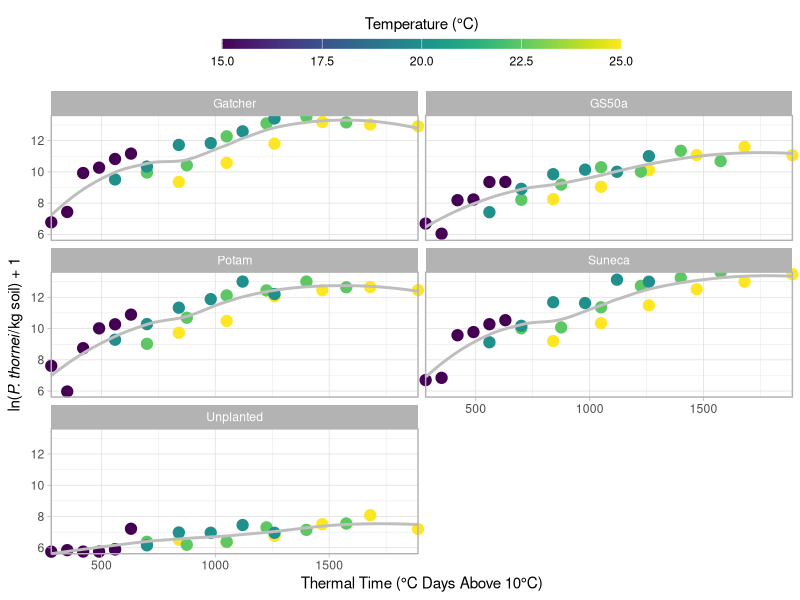
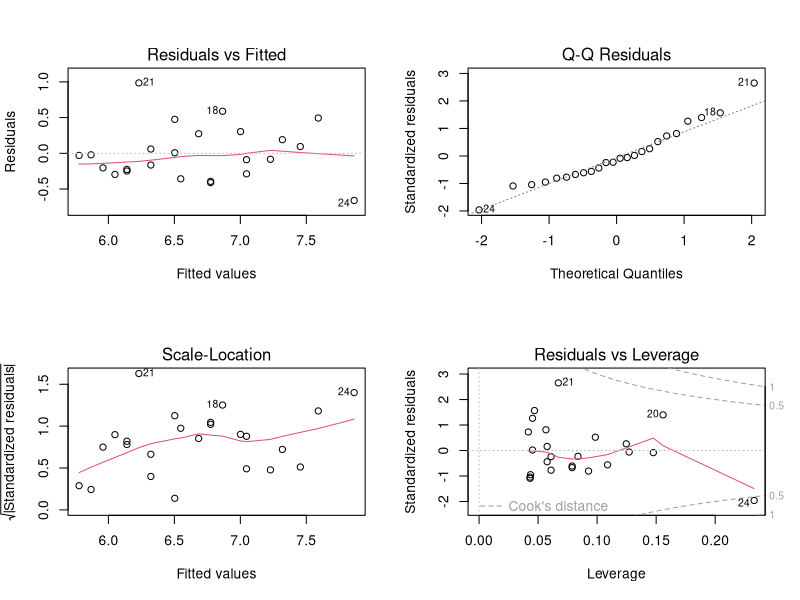
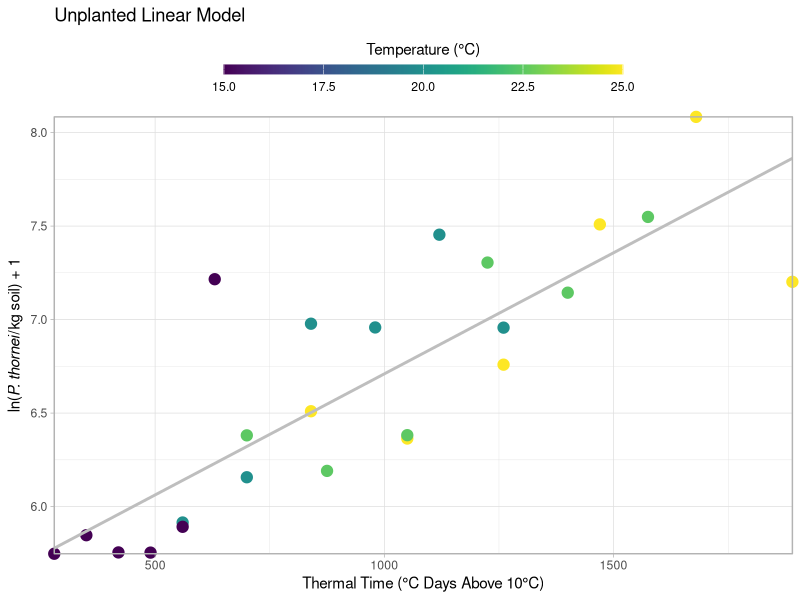
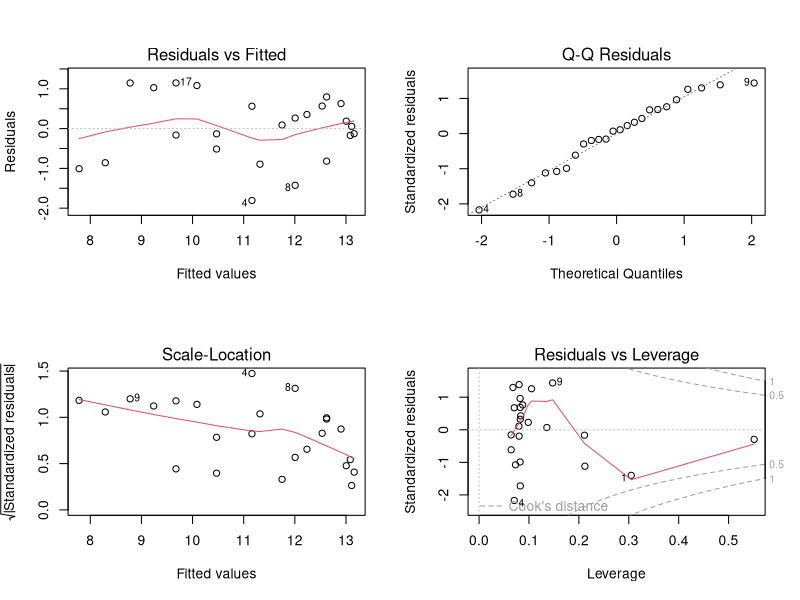
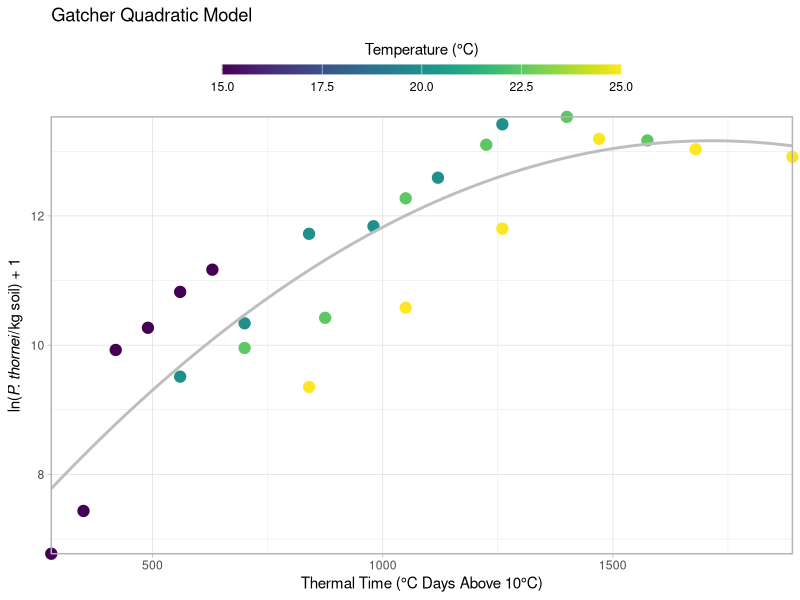
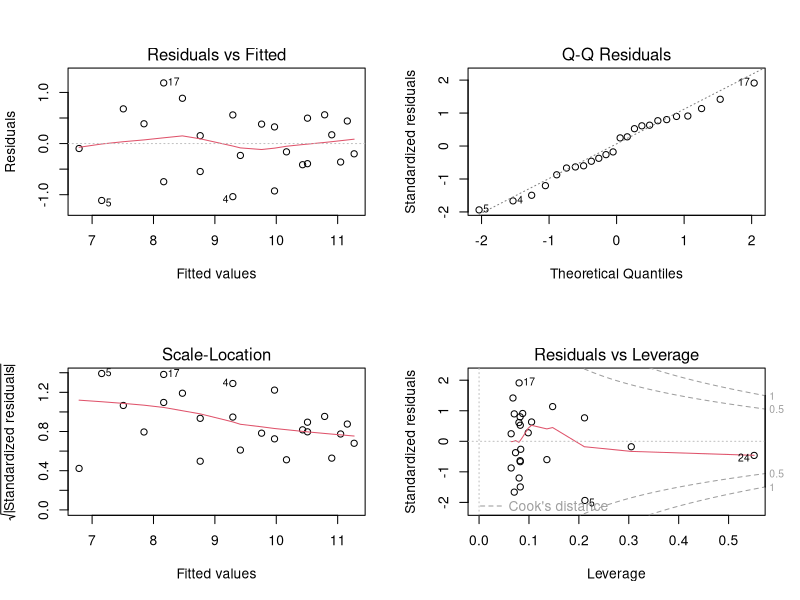
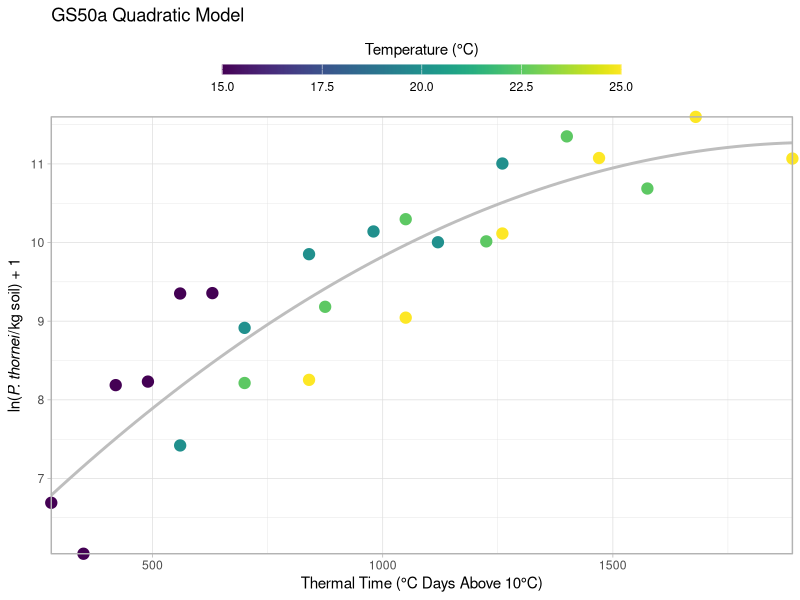
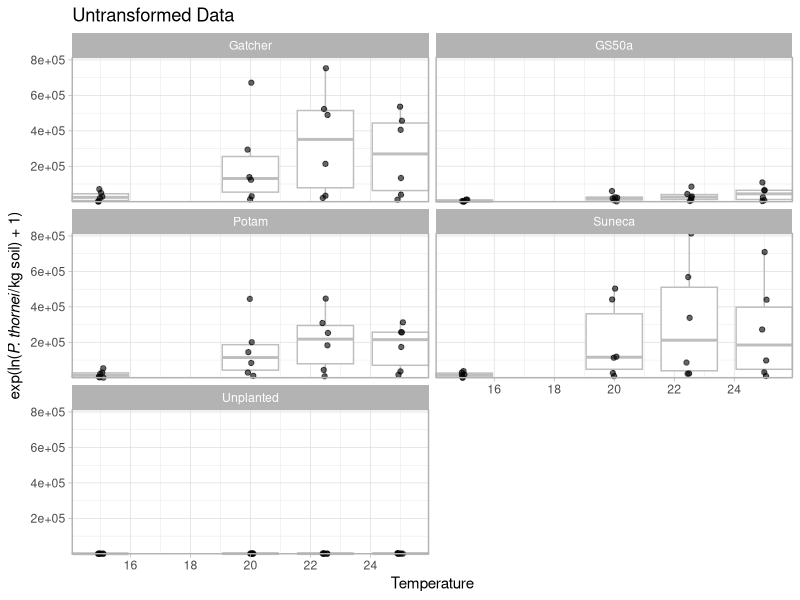

Source code (R) for these figures, in order: (Note: this script raises an error after producing the figures.)
## ---- chunk 1
knitr::opts_chunk$set(
  echo = TRUE,
  warning = FALSE,
  message = FALSE,
  results = "show",
  cache = FALSE,
  autodep = FALSE
)
## ---- chunk 2
if (!require("tidyverse")) {
  install.packages("tidyverse",
                   repos = c(CRAN = "https://cloud.r-project.org/"))
  library("tidyverse")
}

if (!require("viridis")) {
  install.packages("viridis",
                   repos = c(CRAN = "https://cloud.r-project.org/"))
  library("viridis")
}
## ---- chunk 3
nema <- read_csv("data/Nematode_Data.csv")

nema

nrow(nema)
## ---- chunk 4
if (!require("kableExtra")) {
  install.packages("kableExtra",
                   repos = c(CRAN = "https://cloud.r-project.org/"))
  library("kableExtra")
}

fields <- data.frame(
  c(
    "Weeks",
    "Days",
    "Temperature",
    "Degree_Days",
    "Unplanted",
    "Gatcher",
    "GS50a",
    "Potam",
    "Suneca"
  ),
  c(
    "Number of weeks after wheat sowing",
    "Number of days after wheat sowing",
    "Temperature (°C) treatment",
    "Average thermal time degree days above 10 °C for four soil depths
    (8, 15, 30 and 60 cm)",
    paste0(
      "Log",
      footnote_marker_symbol(1),
      ", `log()`, nematode population in
    the control treatment with no wheat planted"
    ),
    paste0(
      "Log",
      footnote_marker_symbol(1),
      ", `log()`, nematode population in a
    susceptible wheat cultivar"
    ),
    paste0(
      "Log",
      footnote_marker_symbol(1),
      ", `log()`, nematode population in a
    moderately resistant wheat cultivar"
    ),
    paste0(
      "Log",
      footnote_marker_symbol(1),
      ", `log()`, nematode population in a
    susceptible wheat cultivar"
    ),
    paste0(
      "Log",
      footnote_marker_symbol(1),
      ", `log()`, nematode population in a
    susceptible wheat cultivar"
    )
  )
)

names(fields) <- c("Field", "Data Description")

fields %>%
  knitr::kable("html", escape = F) %>%
  kable_styling(bootstrap_options = c("striped",
                                      "hover",
                                      "condensed",
                                      "responsive")) %>%
  footnote(symbol = "For an exploration into the reasons why the data were transformed using the natural log `log()`, see the [Exploring Why the Data Were Log Transformed] in the [Bonus Material] section"
  )
## ---- chunk 5
nema_long <- nema %>%
  pivot_longer(cols = Unplanted:Suneca,
               names_to = "Variety",
               values_to = "Log_pop")

nema_long

nrow(nema_long)
## ---- chunk 6
ggplot(nema_long,
       aes(
         x = Degree_days,
         y = Log_pop,
         colour = Temperature,
         group = Variety
       )) +
  geom_point(size = 3.5) +
  geom_smooth(colour = "grey",
              se = FALSE,
              alpha = 0.5) +
  ylab(expression(paste("ln(",
                        italic("P. thornei"),
                        "/kg soil) + 1"),
                  sep = "")) +
  xlab("Thermal Time (°C Days Above 10°C)") +
  theme_light() +
  theme(legend.position = "top") +
  guides(color = guide_colorbar(
    title.position = "top",
    title.hjust = .5,
    barwidth = unit(20, "lines"),
    barheight = unit(0.5, "lines")
  )) +
  scale_colour_viridis("Temperature (°C)") +
  coord_cartesian(clip = "off",
                  expand = FALSE) +
  facet_wrap( ~ Variety, ncol = 2)
## ---- chunk 7
linear_model <- function(df) {
  lm(Log_pop ~ Degree_days,
     data = df)
}
## ---- chunk 8
unplanted_model <- nema_long %>%
  filter(Variety == "Unplanted") %>%
  linear_model()
## ---- chunk 9
par(mfrow = c(2, 2))
plot(unplanted_model)
## ---- chunk 10
summary(unplanted_model)
## ---- chunk 11
nema_long %>%
  group_by(Variety) %>%
  filter(Variety == "Unplanted") %>%
  ggplot(aes(x = Degree_days,
             y = Log_pop,
             colour = Temperature)) +
  geom_point(size = 3.5) +
  geom_smooth(
    method = "lm",
    formula = y ~ x,
    size = 1,
    se = FALSE,
    colour = "grey",
    alpha = 0.5
  ) +
  ylab(expression(paste("ln(",
                        italic("P. thornei"),
                        "/kg soil) + 1"),
                  sep = "")) +
  xlab("Thermal Time (°C Days Above 10°C)") +
  theme_light() +
  theme(legend.position = "top") +
  guides(color = guide_colorbar(
    title.position = "top",
    title.hjust = 0.5,
    barwidth = unit(20, "lines"),
    barheight = unit(0.5, "lines")
  )) +
  scale_colour_viridis("Temperature (°C)") +
  coord_cartesian(clip = "off",
                  expand = FALSE) +
  ggtitle("Unplanted Linear Model")
## ---- chunk 12
quadratic_model <- function(df) {
  lm(Log_pop ~ Degree_days + I(Degree_days ^ 2),
     data = df)
}
## ---- chunk 13
s_model <- nema_long %>%
  filter(Variety == "Gatcher") %>% 
  quadratic_model()

par(mfrow = c(2, 2))
plot(s_model)

summary(s_model)
## ---- chunk 14
nema_long %>%
  group_by(Variety) %>%
  filter(Variety == "Gatcher") %>%
  ggplot(aes(x = Degree_days,
             y = Log_pop,
             colour = Temperature,)) +
  geom_point(size = 3.5) +
  geom_smooth(
    method = "lm",
    formula = y ~ x + I(x ^ 2),
    size = 1,
    se = FALSE,
    colour = "grey",
    alpha = 0.5
  ) +
  ylab(expression(paste("ln(",
                        italic("P. thornei"),
                        "/kg soil) + 1"),
                  sep = "")) +
  xlab("Thermal Time (°C Days Above 10°C)") +
  theme_light() +
  theme(legend.position = "top") +
  guides(color = guide_colorbar(
    title.position = "top",
    title.hjust = .5,
    barwidth = unit(20, "lines"),
    barheight = unit(0.5, "lines")
  )) +
  scale_colour_viridis("Temperature (°C)") +
  coord_cartesian(clip = "off",
                  expand = FALSE) +
  ggtitle("Gatcher Quadratic Model")
## ---- chunk 15
mr_model <- nema_long %>%
  filter(Variety == "GS50a") %>%
  quadratic_model()

par(mfrow = c(2, 2))
plot(mr_model)

summary(mr_model)
## ---- chunk 16
nema_long %>%
  group_by(Variety) %>%
  filter(Variety == "GS50a") %>%
  ggplot(aes(x = Degree_days,
             y = Log_pop,
             colour = Temperature,)) +
  geom_point(size = 3.5) +
  geom_smooth(
    method = "lm",
    formula = y ~ x + I(x ^ 2),
    size = 1,
    se = FALSE,
    colour = "grey",
    alpha = 0.5
  ) +
  ylab(expression(paste("ln(",
                        italic("P. thornei"),
                        "/kg soil) + 1"),
                  sep = "")) +
  xlab("Thermal Time (°C Days Above 10°C)") +
  theme_light() +
  theme(legend.position = "top") +
  guides(color = guide_colorbar(
    title.position = "top",
    title.hjust = .5,
    barwidth = unit(20, "lines"),
    barheight = unit(0.5, "lines")
  )) +
  scale_colour_viridis("Temperature (°C)") +
  coord_cartesian(clip = "off",
                  expand = FALSE) +
  ggtitle("GS50a Quadratic Model")
## ---- chunk 17
ggplot(nema_long,
       aes(
         x = Temperature,
         y = exp(Log_pop) - 1,
         group = Temperature
       )) +
  geom_boxplot(colour = "grey",
               outlier.color = NA) +
  geom_jitter(width = 0.1,
              alpha = 0.6) +
  ylab(expression(paste(
    "exp(ln(",
    italic("P. thornei"),
    "/kg soil) + 1)"
  ),
  sep = "")) +
  facet_wrap(~ Variety,
             ncol = 2) +
  ggtitle("Untransformed Data") +
  coord_cartesian(clip = "off",
                  expand = FALSE) +
  theme_light()
## ---- chunk 18
ggplot(nema_long,
       aes(sample = exp(Log_pop) - 1)) +
  stat_qq() +
  facet_wrap( ~ Variety,
              ncol = 2) +
  coord_cartesian(clip = "off",
                  expand = FALSE) +
  theme_light()
## ---- chunk 19
ggplot(nema_long,
       aes(x = Temperature,
           y = Log_pop,
           group = Temperature)) +
  geom_boxplot(colour = "grey",
               outlier.color = NA) +
  geom_jitter(width = 0.1,
              alpha = 0.6) +
  ylab(expression(paste(
    "exp(ln(",
    italic("P. thornei"),
    "/kg soil) + 1)"
  ),
  sep = "")) +
  facet_wrap(~ Variety,
             ncol = 2) +
  ggtitle("Log Transformed Data") +
  coord_cartesian(clip = "off",
                  expand = FALSE) +
  theme_light()
## ---- chunk 20
ggplot(nema_long,
       aes(sample = Log_pop)) +
  stat_qq() +
  facet_wrap(~ Variety,
             ncol = 2) +
  coord_cartesian(clip = "off",
                  expand = FALSE) +
  theme_light()
## ---- chunk 21
unplanted_poly_model <- nema_long %>%
  filter(Variety == "Unplanted") %>%
  quadratic_model()

par(mfrow = c(2, 2))
plot(unplanted_poly_model)

summary(unplanted_poly_model)
## ---- chunk 22
nema_long %>%
  group_by(Variety) %>%
  filter(Variety == "Unplanted") %>%
  ggplot(aes(x = Degree_days,
             y = Log_pop,
             colour = Temperature,)) +
  geom_point(size = 3.5) +
  geom_smooth(
    method = "lm",
    formula = y ~ x + I(x ^ 2),
    size = 1,
    se = FALSE,
    colour = "grey",
    alpha = 0.5
  ) +
  ylab(expression(paste("ln(",
                        italic("P. thornei"),
                        "/kg soil) + 1"),
                  sep = "")) +
  xlab("Thermal Time (°C Days Above 10°C)") +
  theme_light() +
  theme(legend.position = "top") +
  guides(color = guide_colorbar(
    title.position = "top",
    title.hjust = 0.5,
    barwidth = unit(20, "lines"),
    barheight = unit(0.5, "lines")
  )) +
  coord_cartesian(clip = "off",
                  expand = FALSE) +
  scale_colour_viridis("Temperature (°C)") +
  ggtitle("Unplanted Quadratic Model")
## ---- chunk 23
AIC(unplanted_model)
AIC(unplanted_poly_model)
## ---- chunk 24
sessioninfo::session_info()
